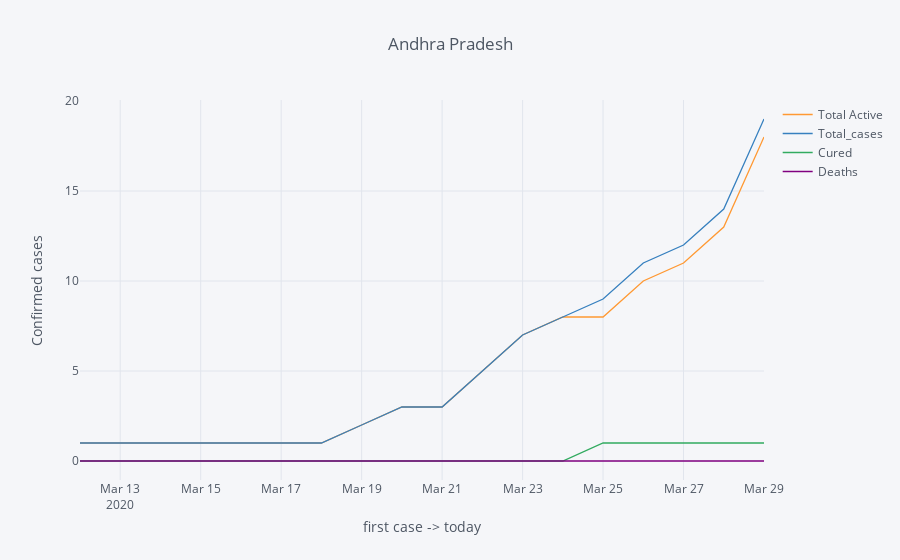
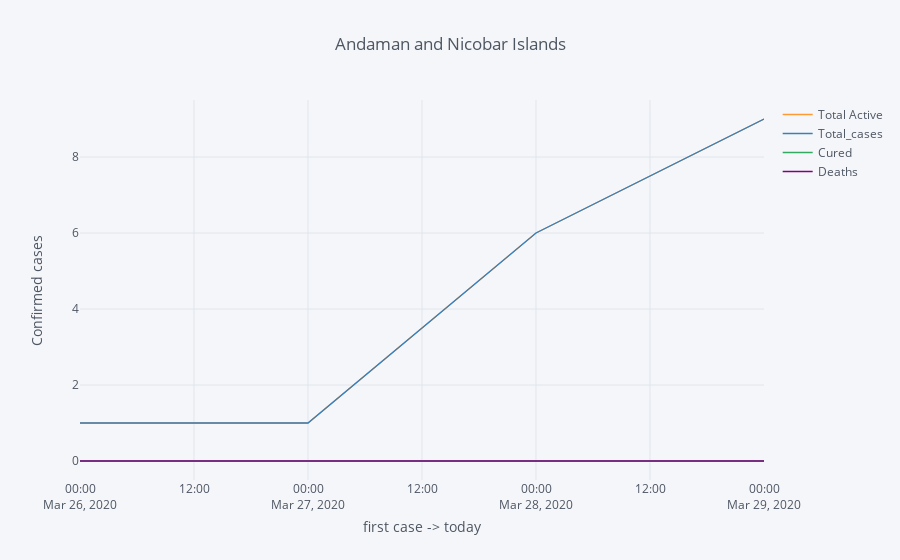
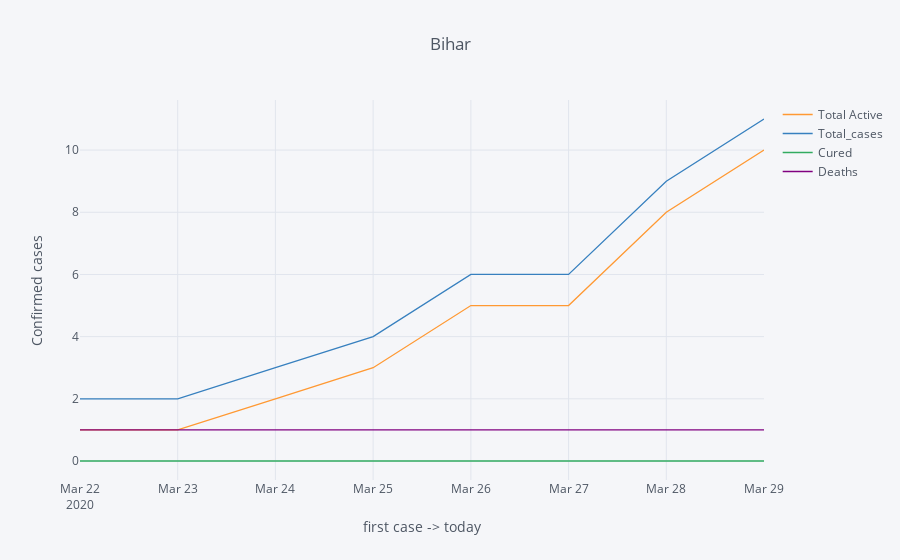

Write notebook code for charts like these, in order.
### Code cell
for state in state_dic:
    state_dic[state][['Total Active','Total_cases', 'Cured','Deaths']].iplot(title=state,
                    #colors={'Total':'black', 'Safe-Zone':'blue'}, width=2.5
                    xTitle='first case -> today', yTitle='Confirmed cases')

### Figure 1 — Plotly figure (JSON) as saved in the notebook; plotly's stock layout.template omitted (floating-point values rounded to 4 significant figures)
{"data": [{"line": {"color": "rgba(255, 153, 51, 1.0)", "dash": "solid", "shape": "linear", "width": 1.3}, "mode": "lines", "name": "Total Active", "text": "", "type": "scatter", "uid": "669a69c5-3357-4380-82c9-8e6549223a8c", "x": ["2020-03-12", "2020-03-13", "2020-03-14", "2020-03-15", "2020-03-16", "2020-03-17", "2020-03-18", "2020-03-19", "2020-03-20", "2020-03-21", "2020-03-22", "2020-03-23", "2020-03-24", "2020-03-25", "2020-03-26", "2020-03-27", "2020-03-28", "2020-03-29"], "y": [1, 1, 1, 1, 1, 1, 1, 2, 3, 3, 5, 7, 8, 8, 10, 11, 13, 18]}, {"line": {"color": "rgba(55, 128, 191, 1.0)", "dash": "solid", "shape": "linear", "width": 1.3}, "mode": "lines", "name": "Total_cases", "text": "", "type": "scatter", "uid": "a4a20cfc-a3e7-4f0c-8882-b2499f442c37", "x": ["2020-03-12", "2020-03-13", "2020-03-14", "2020-03-15", "2020-03-16", "2020-03-17", "2020-03-18", "2020-03-19", "2020-03-20", "2020-03-21", "2020-03-22", "2020-03-23", "2020-03-24", "2020-03-25", "2020-03-26", "2020-03-27", "2020-03-28", "2020-03-29"], "y": [1, 1, 1, 1, 1, 1, 1, 2, 3, 3, 5, 7, 8, 9, 11, 12, 14, 19]}, {"line": {"color": "rgba(50, 171, 96, 1.0)", "dash": "solid", "shape": "linear", "width": 1.3}, "mode": "lines", "name": "Cured", "text": "", "type": "scatter", "uid": "fe6e509b-b38b-4fe8-9068-3c712e10b29f", "x": ["2020-03-12", "2020-03-13", "2020-03-14", "2020-03-15", "2020-03-16", "2020-03-17", "2020-03-18", "2020-03-19", "2020-03-20", "2020-03-21", "2020-03-22", "2020-03-23", "2020-03-24", "2020-03-25", "2020-03-26", "2020-03-27", "2020-03-28", "2020-03-29"], "y": [0, 0, 0, 0, 0, 0, 0, 0, 0, 0, 0, 0, 0, 1, 1, 1, 1, 1]}, {"line": {"color": "rgba(128, 0, 128, 1.0)", "dash": "solid", "shape": "linear", "width": 1.3}, "mode": "lines", "name": "Deaths", "text": "", "type": "scatter", "uid": "78ca21e3-08a8-494d-974f-5b8f2b1b9eb3", "x": ["2020-03-12", "2020-03-13", "2020-03-14", "2020-03-15", "2020-03-16", "2020-03-17", "2020-03-18", "2020-03-19", "2020-03-20", "2020-03-21", "2020-03-22", "2020-03-23", "2020-03-24", "2020-03-25", "2020-03-26", "2020-03-27", "2020-03-28", "2020-03-29"], "y": [0, 0, 0, 0, 0, 0, 0, 0, 0, 0, 0, 0, 0, 0, 0, 0, 0, 0]}], "layout": {"legend": {"bgcolor": "#F5F6F9", "font": {"color": "#4D5663"}}, "paper_bgcolor": "#F5F6F9", "plot_bgcolor": "#F5F6F9", "title": {"font": {"color": "#4D5663"}, "text": "Andhra Pradesh"}, "xaxis": {"gridcolor": "#E1E5ED", "showgrid": true, "tickfont": {"color": "#4D5663"}, "title": {"font": {"color": "#4D5663"}, "text": "first case -> today"}, "zerolinecolor": "#E1E5ED"}, "yaxis": {"gridcolor": "#E1E5ED", "showgrid": true, "tickfont": {"color": "#4D5663"}, "title": {"font": {"color": "#4D5663"}, "text": "Confirmed cases"}, "zerolinecolor": "#E1E5ED"}}}

### Figure 2 — Plotly figure (JSON) as saved in the notebook; plotly's stock layout.template omitted (floating-point values rounded to 4 significant figures)
{"data": [{"line": {"color": "rgba(255, 153, 51, 1.0)", "dash": "solid", "shape": "linear", "width": 1.3}, "mode": "lines", "name": "Total Active", "text": "", "type": "scatter", "uid": "6b5e6898-aac4-4812-a7af-b404e1df57a5", "x": ["2020-03-26", "2020-03-27", "2020-03-28", "2020-03-29"], "y": [1, 1, 6, 9]}, {"line": {"color": "rgba(55, 128, 191, 1.0)", "dash": "solid", "shape": "linear", "width": 1.3}, "mode": "lines", "name": "Total_cases", "text": "", "type": "scatter", "uid": "a5e154f9-1ce4-4f8e-8d6b-1494b0d562a9", "x": ["2020-03-26", "2020-03-27", "2020-03-28", "2020-03-29"], "y": [1, 1, 6, 9]}, {"line": {"color": "rgba(50, 171, 96, 1.0)", "dash": "solid", "shape": "linear", "width": 1.3}, "mode": "lines", "name": "Cured", "text": "", "type": "scatter", "uid": "375c4310-9b15-44f1-9fbb-d4dc4798cc5a", "x": ["2020-03-26", "2020-03-27", "2020-03-28", "2020-03-29"], "y": [0, 0, 0, 0]}, {"line": {"color": "rgba(128, 0, 128, 1.0)", "dash": "solid", "shape": "linear", "width": 1.3}, "mode": "lines", "name": "Deaths", "text": "", "type": "scatter", "uid": "a486ca96-4cc3-4732-a63f-bc60794f3b68", "x": ["2020-03-26", "2020-03-27", "2020-03-28", "2020-03-29"], "y": [0, 0, 0, 0]}], "layout": {"legend": {"bgcolor": "#F5F6F9", "font": {"color": "#4D5663"}}, "paper_bgcolor": "#F5F6F9", "plot_bgcolor": "#F5F6F9", "title": {"font": {"color": "#4D5663"}, "text": "Andaman and Nicobar Islands"}, "xaxis": {"gridcolor": "#E1E5ED", "showgrid": true, "tickfont": {"color": "#4D5663"}, "title": {"font": {"color": "#4D5663"}, "text": "first case -> today"}, "zerolinecolor": "#E1E5ED"}, "yaxis": {"gridcolor": "#E1E5ED", "showgrid": true, "tickfont": {"color": "#4D5663"}, "title": {"font": {"color": "#4D5663"}, "text": "Confirmed cases"}, "zerolinecolor": "#E1E5ED"}}}

### Figure 3 — Plotly figure (JSON) as saved in the notebook; plotly's stock layout.template omitted (floating-point values rounded to 4 significant figures)
{"data": [{"line": {"color": "rgba(255, 153, 51, 1.0)", "dash": "solid", "shape": "linear", "width": 1.3}, "mode": "lines", "name": "Total Active", "text": "", "type": "scatter", "uid": "679af736-346e-4a3c-bd78-ece06768da53", "x": ["2020-03-22", "2020-03-23", "2020-03-24", "2020-03-25", "2020-03-26", "2020-03-27", "2020-03-28", "2020-03-29"], "y": [1, 1, 2, 3, 5, 5, 8, 10]}, {"line": {"color": "rgba(55, 128, 191, 1.0)", "dash": "solid", "shape": "linear", "width": 1.3}, "mode": "lines", "name": "Total_cases", "text": "", "type": "scatter", "uid": "8c9c4443-8607-47d7-83e1-6f3542e61491", "x": ["2020-03-22", "2020-03-23", "2020-03-24", "2020-03-25", "2020-03-26", "2020-03-27", "2020-03-28", "2020-03-29"], "y": [2, 2, 3, 4, 6, 6, 9, 11]}, {"line": {"color": "rgba(50, 171, 96, 1.0)", "dash": "solid", "shape": "linear", "width": 1.3}, "mode": "lines", "name": "Cured", "text": "", "type": "scatter", "uid": "2003f7b9-0744-4048-9985-d613df94de45", "x": ["2020-03-22", "2020-03-23", "2020-03-24", "2020-03-25", "2020-03-26", "2020-03-27", "2020-03-28", "2020-03-29"], "y": [0, 0, 0, 0, 0, 0, 0, 0]}, {"line": {"color": "rgba(128, 0, 128, 1.0)", "dash": "solid", "shape": "linear", "width": 1.3}, "mode": "lines", "name": "Deaths", "text": "", "type": "scatter", "uid": "ef8346b1-10d1-473f-8c47-c477769c88ce", "x": ["2020-03-22", "2020-03-23", "2020-03-24", "2020-03-25", "2020-03-26", "2020-03-27", "2020-03-28", "2020-03-29"], "y": [1, 1, 1, 1, 1, 1, 1, 1]}], "layout": {"legend": {"bgcolor": "#F5F6F9", "font": {"color": "#4D5663"}}, "paper_bgcolor": "#F5F6F9", "plot_bgcolor": "#F5F6F9", "title": {"font": {"color": "#4D5663"}, "text": "Bihar"}, "xaxis": {"gridcolor": "#E1E5ED", "showgrid": true, "tickfont": {"color": "#4D5663"}, "title": {"font": {"color": "#4D5663"}, "text": "first case -> today"}, "zerolinecolor": "#E1E5ED"}, "yaxis": {"gridcolor": "#E1E5ED", "showgrid": true, "tickfont": {"color": "#4D5663"}, "title": {"font": {"color": "#4D5663"}, "text": "Confirmed cases"}, "zerolinecolor": "#E1E5ED"}}}
